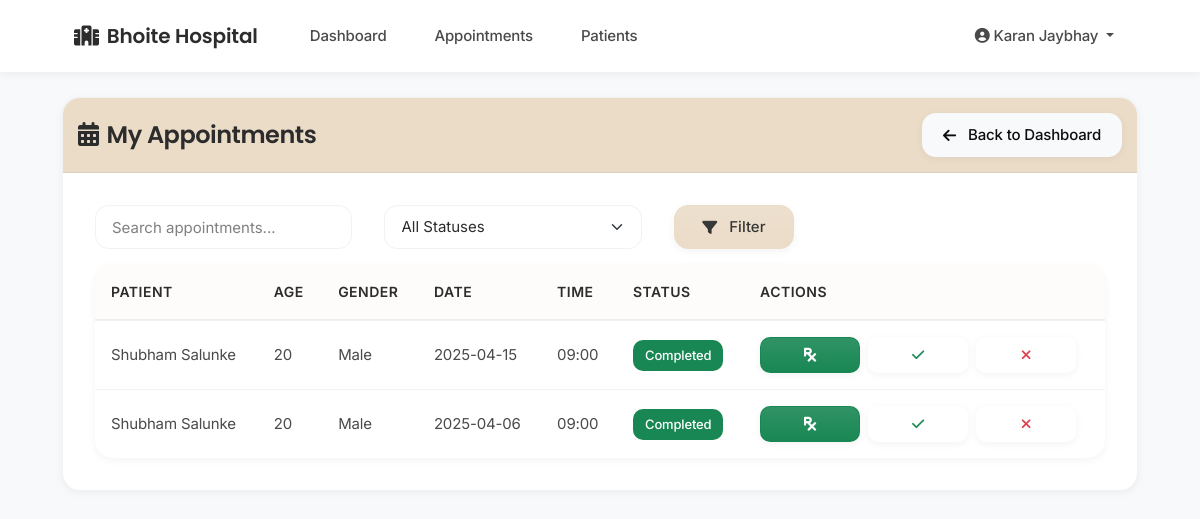
The app's page /doctor/appointments (signed in) with its own data.
### tables this page shows
CREATE TABLE appointments (
            id INTEGER PRIMARY KEY AUTOINCREMENT,
            patient_id INTEGER NOT NULL,
            doctor_id INTEGER NOT NULL,
            date TEXT NOT NULL,
            time_slot TEXT NOT NULL,
            status TEXT DEFAULT 'Scheduled',
            notes TEXT,
            created_at TIMESTAMP DEFAULT CURRENT_TIMESTAMP,
            hospital_id INTEGER NOT NULL,
            FOREIGN KEY (patient_id) REFERENCES patients(id),
            FOREIGN KEY (doctor_id) REFERENCES doctors(id),
            FOREIGN KEY (hospital_id) REFERENCES staff(id)
        );

CREATE TABLE patients (
            id INTEGER PRIMARY KEY AUTOINCREMENT,
            name TEXT NOT NULL,
            age INTEGER NOT NULL,
            gender TEXT,
            contact TEXT,
            address TEXT,
            medical_history TEXT,
            created_at TIMESTAMP DEFAULT CURRENT_TIMESTAMP,
            created_by INTEGER,
            hospital_id INTEGER NOT NULL,
            FOREIGN KEY (created_by) REFERENCES staff(id),
            FOREIGN KEY (hospital_id) REFERENCES staff(id)
        );

### app.py (the view)
@app.route('/doctor/appointments')
def doctor_appointments():
    if 'user_id' not in session or session['user_type'] != 'doctor':
        return redirect(url_for('login'))
    doctor_id = session['user_id']
    search_query = request.args.get('search', '').strip()
    status_filter = request.args.get('status', '').strip()
    conn = get_db_connection()
    try:
        query = '''
            SELECT a.id, p.name as patient_name, p.age, p.gender,
                   a.date, a.time_slot, a.status, a.notes
            FROM appointments a
            JOIN patients p ON a.patient_id = p.id
            WHERE a.doctor_id = ? AND a.hospital_id = ?
        '''
        params = [doctor_id, session['hospital_id']]
        if search_query:
            query += ' AND p.name LIKE ?'
            params.append(f'%{search_query}%')
        if status_filter:
            query += ' AND a.status = ?'
            params.append(status_filter)
        query += ' ORDER BY a.date DESC, a.time_slot DESC'
        appointments = conn.execute(query, params).fetchall()
    except Exception as e:
        flash('Error loading appointments', 'danger')
        app.logger.error(f"Doctor appointments error: {str(e)}")
        appointments = []
    finally:
        conn.close()
    return render_template('doctor/view_appointments.html',
                         appointments=appointments,
                         search_query=search_query,
                         status_filter=status_filter)

### app.py (called while the page is built)
@app.context_processor
def utility_processor():
    def now():
        return datetime.now()
    return dict(now=now)

def get_db_connection():
    try:
        conn = sqlite3.connect(get_db_path())
        conn.row_factory = sqlite3.Row
        return conn
    except sqlite3.Error as e:
        logger.error(f"Database connection error: {e}")
        raise

### database.py (called while the page is built)
def get_db_path():
    if 'RENDER' in os.environ:
        return '/var/lib/sqlite/hospital.db'
    else:
        return os.path.join(os.path.dirname(__file__), 'instance', 'hospital.db')

### templates/doctor/view_appointments.html (shortened to what this page needs)
{% extends "base.html" %}
{% block content %}
<div class="card">
    <div class="card-header text-white d-flex justify-content-between align-items-center" style="background-color:rgb(235, 220, 200); padding: 15px 15px">
        <h4 class="mb-0">
            <i class="fas fa-calendar-alt me-2"></i>My Appointments
        </h4>
        <div>
            <a href="{{ url_for('doctor_dashboard') }}" class="btn btn-light">
                <i class="fas fa-arrow-left me-1"></i>Back to Dashboard
            </a>
        </div>
    </div>
    <div class="card-body">
        <div class="row mb-3">
            <div class="col-md-8">
                <form class="row g-2" method="GET" action="{{ url_for('doctor_appointments') }}">
                    <div class="col-md-5">
                        <input type="search" class="form-control" name="search" placeholder="Search appointments..."
                               value="{{ search_query }}" aria-label="Search">
                    </div>
                    <div class="col-md-5">
                        <select class="form-select" name="status">
                            <option value="">All Statuses</option>
                        </select>
                    </div>
                    <div class="col-md-2">
                        <button class="btn btn-primary w-100" type="submit">
                            <i class="fas fa-filter me-1"></i>Filter
                        </button>
                    </div>
                </form>
            </div>
        </div>
        <div class="table-responsive">
            <table class="table table-hover">
                <thead>
                    <tr>
                        <th>Patient</th>
                        <th>Age</th>
                        <th>Gender</th>
                        <th>Date</th>
                        <th>Time</th>
                        <th>Status</th>
                        <th>Actions</th>
                    </tr>
                </thead>
                <tbody>
                    {% for app in appointments %}
                    <tr>
                        <td>{{ app.patient_name }}</td>
                        <td>{{ app.age }}</td>
                        <td>{{ app.gender }}</td>
                        <td>{{ app.date }}</td>
                        <td>{{ app.time_slot }}</td>
                        <td>
                            <span class="badge
                                {% if app.status == 'Completed' %}bg-success
                                {% elif app.status == 'Cancelled' %}bg-danger
                                {% else %}bg-primary{% endif %}">
                                {{ app.status }}
                            </span>
                        </td>
                        <td>
                            <div class="d-flex gap-2">
                                <a href="{{ url_for('prescriptions', appointment_id=app.id) }}"
                                   class="btn btn-sm btn-success" data-bs-toggle="tooltip" title="Add Prescription">
                                    <i class="fas fa-prescription"></i>
                                </a>
                                <form method="POST" action="{{ url_for('update_appointment_status', appointment_id=app.id) }}">
                                    <button type="submit" class="btn btn-sm btn-outline-success" data-bs-toggle="tooltip" title="Mark Completed">
                                        <i class="fas fa-check"></i>
                                    </button>
                                </form>
                                <form method="POST" action="{{ url_for('update_appointment_status', appointment_id=app.id) }}">
                                    <button type="submit" class="btn btn-sm btn-outline-danger" data-bs-toggle="tooltip" title="Cancel Appointment">
                                        <i class="fas fa-times"></i>
                                    </button>
                                </form>
                            </div>
                        </td>
                    </tr>
                    {% else %}
                    <tr>
                        <td colspan="7" class="text-center">No appointments found</td>
                    </tr>
                    {% endfor %}
                </tbody>
            </table>
        </div>
    </div>
</div>
{% endblock %}

### templates/base.html (style rules this page uses)
:root { --primary: rgb(235, 220, 200); --primary-dark: rgb(215, 200, 180); --primary-light: rgba(235, 220, 200, 0.1); --primary-lighter: rgba(235, 220, 200, 0.05); --secondary: rgb(200, 185, 165); --text-primary: #2c2c2c; --text-secondary: #4a4a4a; --bg-light: #fafafa; --white: #ffffff; --border-color: rgba(0,0,0,0.05); --success: #2e8b57; --success-light: rgba(46, 139, 87, 0.1); --info: rgb(235, 220, 200); --info-light: rgba(235, 220, 200, 0.1); --warning: #d4a017; --warning-light: rgba(212, 160, 23, 0.1); --danger: #c41e3a; --danger-light: rgba(196, 30, 58, 0.1); --spacing-xs: 0.5rem; --spacing-sm: 0.75rem; --spacing-md: 1rem; --spacing-lg: 1.5rem; --spacing-xl: 2rem; --radius-xs: 6px; --radius-sm: 10px; --radius-md: 14px; --radius-lg: 18px; --radius-xl: 24px; --radius-2xl: 30px; --radius-full: 9999px; --shadow-sm: 0 2px 8px rgba(0,0,0,0.05); --shadow-md: 0 4px 12px rgba(0,0,0,0.08); --shadow-lg: 0 8px 24px rgba(0,0,0,0.12); --transition-fast: all 0.2s ease; --transition-normal: all 0.3s ease; }
body { font-family: 'Inter', sans-serif; min-height: 100vh; display: flex; flex-direction: column; background-color: var(--bg-light); color: var(--text-primary); line-height: 1.6; -webkit-font-smoothing: antialiased; letter-spacing: -0.01em; }
h1, h2, h3, h4, h5, h6 { font-family: 'Poppins', sans-serif; font-weight: 600; color: var(--text-primary); margin-bottom: var(--spacing-lg); letter-spacing: -0.02em; line-height: 1.3; }
.btn { padding: 0.625rem 1.25rem; font-weight: 500; border-radius: var(--radius-md); transition: var(--transition-fast); position: relative; overflow: hidden; min-width: 120px; height: 44px; display: inline-flex; align-items: center; justify-content: center; gap: var(--spacing-xs); font-size: 0.9375rem; line-height: 1.5; text-align: center; white-space: nowrap; vertical-align: middle; cursor: pointer; user-select: none; border: 1px solid transparent; box-shadow: var(--shadow-sm); }
.btn::after { content: ''; position: absolute; top: 0; left: 0; width: 100%; height: 100%; background: linear-gradient(rgba(255,255,255,0.1), rgba(255,255,255,0)); pointer-events: none; transition: var(--transition-fast); }
.btn-sm { padding: 0.5rem 1rem; font-size: 0.875rem; min-width: 100px; height: 36px; border-radius: var(--radius-sm); }
.btn-primary { background-color: var(--primary) !important; border-color: var(--primary) !important; color: var(--text-primary) !important; }
.form-control, .form-select { height: 44px; padding: 0.625rem 1rem; font-size: 0.9375rem; border-radius: var(--radius-md); border: 1px solid var(--border-color); transition: var(--transition-fast); line-height: 1.5; color: var(--text-primary); }
.form-select { padding-right: 2.5rem; background-position: right 1rem center; appearance: none; background-repeat: no-repeat; background-size: 16px 12px; }
.form-control::placeholder { color: var(--text-secondary); opacity: 0.7; }
.row { margin-left: calc(-1 * var(--spacing-md)); margin-right: calc(-1 * var(--spacing-md)); }
.row > [class*="col-"] { padding-left: var(--spacing-md); padding-right: var(--spacing-md); }
.table { width: 100%; margin-bottom: 0; background-color: var(--white); border-radius: var(--radius-lg); overflow: hidden; box-shadow: var(--shadow-sm); border-collapse: separate; border-spacing: 0; }
.table thead th { background-color: var(--primary-light); color: var(--text-primary); font-weight: 600; font-size: 0.875rem; text-transform: uppercase; letter-spacing: 0.5px; padding: var(--spacing-md); border-bottom: 2px solid var(--border-color); vertical-align: middle; }
.table tbody td { padding: var(--spacing-md); vertical-align: middle; border-bottom: 1px solid var(--border-color); font-size: 0.9375rem; color: var(--text-secondary); line-height: 1.6; }
.table tbody tr:last-child td { border-bottom: none; }
.table-responsive { border-radius: var(--radius-lg); box-shadow: var(--shadow-sm); margin-bottom: 0; }
.table .badge { padding: 0.5rem 0.75rem; font-weight: 500; font-size: 0.8125rem; border-radius: var(--radius-sm); line-height: 1.2; }
.card { border-radius: var(--radius-lg); border: 1px solid var(--border-color); box-shadow: var(--shadow-sm); overflow: hidden; transition: var(--transition-normal); }
.card-header { background-color: var(--primary); border-bottom: 1px solid var(--border-color); padding: var(--spacing-lg); }
.card-body { padding: var(--spacing-xl); }

### records on screen
appointments: patient_name "Shubham Salunke", age "20", gender "Male", date "2025-04-15", time_slot "09:00", status "Completed"
appointments: patient_name "Shubham Salunke", age "20", gender "Male", date "2025-04-06", time_slot "09:00", status "Completed"

### other values on screen
{{ session.get('hospital_name', 'Hospital Management') }} "Bhoite Hospital"
{{ session.get('name', 'User') }} "Karan Jaybhay"
